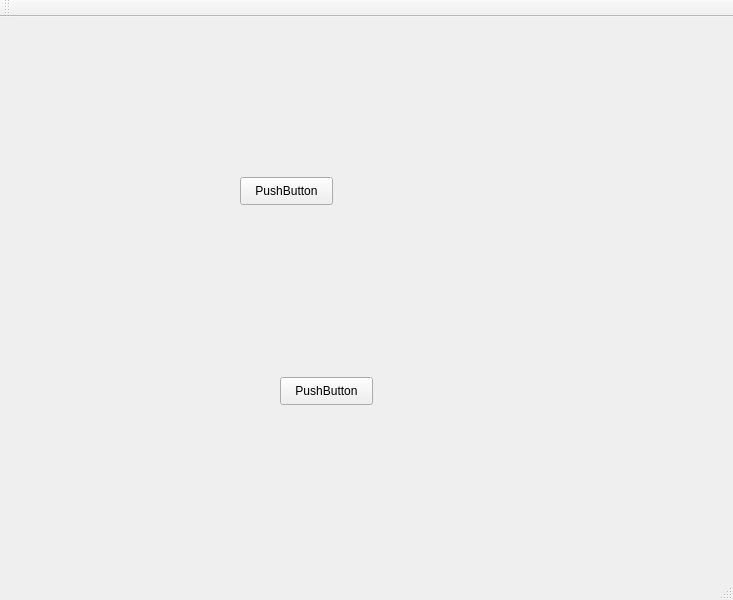
<?xml version="1.0" encoding="UTF-8"?>
<ui version="4.0">
 <class>MainWindow</class>
 <widget class="QMainWindow" name="MainWindow">
  <property name="geometry">
   <rect>
    <x>0</x>
    <y>0</y>
    <width>733</width>
    <height>600</height>
   </rect>
  </property>
  <property name="windowTitle">
   <string>MainWindow</string>
  </property>
  <widget class="QWidget" name="centralWidget">
   <widget class="QPushButton" name="pushButton">
    <property name="geometry">
     <rect>
      <x>240</x>
      <y>160</y>
      <width>93</width>
      <height>28</height>
     </rect>
    </property>
    <property name="text">
     <string>PushButton</string>
    </property>
   </widget>
   <widget class="QPushButton" name="pushButton_2">
    <property name="geometry">
     <rect>
      <x>280</x>
      <y>360</y>
      <width>93</width>
      <height>28</height>
     </rect>
    </property>
    <property name="text">
     <string>PushButton</string>
    </property>
   </widget>
  </widget>
  <widget class="QMenuBar" name="menuBar">
   <property name="geometry">
    <rect>
     <x>0</x>
     <y>0</y>
     <width>733</width>
     <height>26</height>
    </rect>
   </property>
  </widget>
  <widget class="QToolBar" name="mainToolBar">
   <attribute name="toolBarArea">
    <enum>TopToolBarArea</enum>
   </attribute>
   <attribute name="toolBarBreak">
    <bool>false</bool>
   </attribute>
  </widget>
  <widget class="QStatusBar" name="statusBar"/>
 </widget>
 <layoutdefault spacing="6" margin="11"/>
 <resources/>
 <connections/>
</ui>
